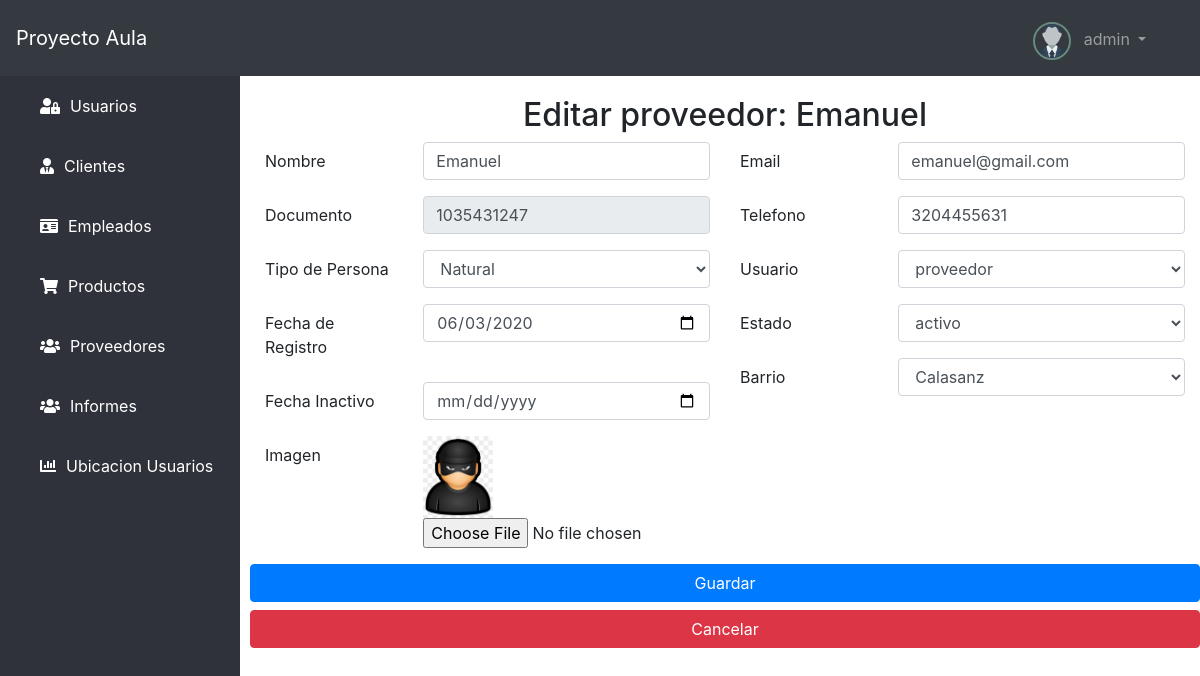
The page /provider/editForm&documento=1035431247 (signed in) on the database its author committed.
### tables this page shows
CREATE TABLE `proveedor` (
  `documento` varchar(50) NOT NULL,
  `nombre` varchar(45) NOT NULL,
  `tipo` varchar(45) DEFAULT NULL,
  `fecha_registro` date NOT NULL,
  `fecha_inactivo` date DEFAULT NULL,
  `imagen` varchar(100) DEFAULT NULL,
  `email` varchar(45) DEFAULT NULL,
  `telefono` varchar(45) DEFAULT NULL,
  `usuario` varchar(45) NOT NULL,
  `estado` varchar(40) NOT NULL,
  `barrio` varchar(100) DEFAULT NULL,
  `comuna` varchar(100) DEFAULT NULL
);

CREATE TABLE `usuario` (
  `nombre` varchar(45) NOT NULL,
  `contrasena` varchar(255) NOT NULL,
  `perfil` varchar(45) NOT NULL,
  `estado` varchar(40) NOT NULL
);

CREATE TABLE `barrios` (
  `id_barrio` int(11) NOT NULL,
  `nom_barrio` varchar(50) NOT NULL,
  `id_comuna` int(11) NOT NULL,
  `comuna` varchar(100) DEFAULT NULL
);

### config/ConfigBD.php (called while the page is built)
<?php
    class Database {
        static function connect(){
            $db = new mysqli('localhost', 'root', '', 'bdproyectoaula1');
            $db->query("SET NAMES 'utf8'");
            return $db;
        }
    }

### models/Provider.php (called while the page is built, shortened)
<?php
    Class Provider {
        var $documento;
        var $db;
        function  __construct(){
            $this->db = Database::connect();
        }
        function getDocumento(){
            return $this->documento;
        }
        function setDocumento($documento){
            $this->documento = $documento;
        }
        public function getOne(){
            $documento = $this->getDocumento();
            $sql = "SELECT * FROM PROVEEDOR WHERE documento = '".$documento."'";
            $provider = $this->db->query($sql);
            return $provider->fetch_object();
        }
    }
?>

### controllers/UserController.php (called while the page is built, shortened)
<?php
    require_once 'models/User.php';
    class UserController {
        public function showUsers(){
            $user = new User();
            $users = $user->getAll();
            return $users;
        }
    }
?>

### models/User.php (called while the page is built, shortened)
<?php
    class User {
        var $db;
        function __construct(){
            $this->db = Database::connect();
        }
        public function getAll(){
            $sql = "SELECT * FROM USUARIO WHERE estado = 'activo'";
            $users = $this->db->query($sql);
            return $users;
        }
    }
?>

### controllers/NeighborhoodController.php (called while the page is built, shortened)
<?php
require_once 'models/Neighborhood.php';
class NeighborhoodController {
    public function showNeighborhoods(){
        $neigborhood = new Neighborhood();
        $neighs = $neigborhood->getAll();
        return $neighs;
    }
}?>

### models/Neighborhood.php (called while the page is built, shortened)
<?php
class Neighborhood {
    var $db;
    function __construct(){
        $this->db = Database::connect();
    }
    public function getAll(){
        $sql = "SELECT * FROM barrios ORDER BY nom_barrio";
        $neigh = $this->db->query($sql);
        return $neigh;
    }
}

### views/provider/editProvider.php (the view, shortened to what this page needs)
<?php
$neighbordhood = new NeighborhoodController();
$neighs =$neighbordhood->showNeighborhoods();
$userCtrl = new UserController();
$users = $userCtrl->showUsers();
?>
<?php if(isset($prov) && is_object($prov)) : ?>
<h2 class="titulo-all">Editar proveedor: <?=$prov->nombre?> </h2>
<?php endif; ?>
<form action="<?=base_url?>provider/edit&documento=<?=$prov->documento?>" method="POST" enctype="multipart/form-data">
    <div class="container">
        <div class="row">
            <div class="col-md-6">
            <div class="form-group row mt-50">
        <label class="col-sm-4 col-form-label">Nombre</label>
        <div class="col-sm-8">
            <input type="text" class="form-control" name="txtNombre" value="<?=$prov->nombre?>" required>
        </div>
    </div>
    <div class="form-group row">
        <label class="col-sm-4 col-form-label">Documento</label>
        <div class="col-sm-8">
            <input type="text" class="form-control" name="txtDocumento" value="<?=$prov->documento?>" disabled>
        </div>
    </div>
    <div class="form-group row">
                <label class="col-sm-4 col-form-label">Tipo de Persona</label>
                <div class="col-sm-8">
                    <select class="form-control" id="exampleFormControlSelect1" name="txtTipo">
                        <option <?php echo $prov->tipo == 'Natural' ? 'selected="selected"': "" ?> value="Natural">Natural</option>
                    </select>
                </div>
            </div>
    <div class="form-group row">
        <label class="col-sm-4 col-form-label">Fecha de Registro</label>
        <div class="col-sm-8">
            <input type="date" class="form-control" name="fecha_registro" value="<?=$prov->fecha_registro?>" required>
        </div>
    </div>
    <div class="form-group row">
        <label class="col-sm-4 col-form-label">Fecha Inactivo</label>
        <div class="col-sm-8">
            <input type="date" class="form-control" name="fecha_inactivo" value="<?=$prov->fecha_inactivo?>" required>
        </div>
    </div>
    <div class="form-group row">
        <label class="col-sm-4 col-form-label">Imagen</label>
        <div class="col-sm-8">
            <img width="70px" src="<?=base_url?>assets/imgs/providers/<?=$prov->imagen?>" required>
            <br>
            <input type="file" name="imagen">
        </div>
    </div>
            </div>
            <div class="col-md-6">
            <div class="form-group row">
        <label class="col-sm-4 col-form-label">Email</label>
        <div class="col-sm-8">
            <input type="text" class="form-control" name="txtEmail" value="<?=$prov->email?>" required>
        </div>
    </div>
    <div class="form-group row">
        <label class="col-sm-4 col-form-label">Telefono</label>
        <div class="col-sm-8">
            <input type="text" class="form-control" name="txtTelefono" value="<?=$prov->telefono?>" required>
        </div>
    </div>
    <div class="form-group row">
        <label class="col-sm-4 col-form-label">Usuario</label>
        <div class="col-sm-8">
            <select class="form-control" id="exampleFormControlSelect1" name=txtUsuario>
                <?php while($us = $users->fetch_object()) : ?>
                    <option <?php if($prov->usuario == $us->nombre) echo 'selected="selected"';?>><?=$us->nombre?></option>
                <?php endwhile ?>
            </select>
        </div>
    </div>
    <div class="form-group row">
        <label class="col-sm-4 col-form-label">Estado</label>
        <div class="col-sm-8">
            <select class="form-control" id="exampleFormControlSelect1" name="txtEstado">
                    <option>activo</option>
            </select>
        </div>
    </div>
    <div class="form-group row">
        <label class="col-sm-4 col-form-label">Barrio</label>
        <div class="col-sm-8">
            <select class="form-control" id="exampleFormControlSelect1" name="barrio">
            <?php while($neig = $neighs->fetch_object()) : ?>
                <option <?php if($prov->barrio == $neig->nom_barrio) echo 'selected="selected"';?>><?=$neig->nom_barrio?></option>
            <?php endwhile ?>
            </select>
        </div>
    </div>
            </div>
        </div>
    </div>
    <input type="submit" name="boton" value="Guardar" class="btn btn-primary btn-block"/>
    <a href="<?=base_url?>" type="button" class="btn btn-danger btn-block">Cancelar</a>
</form>

### assets/css/menu.css (style rules this page uses)
body { margin: 0; padding: 0; font-family: "Roboto", sans-serif; }
.titulo-all { text-align: center; }

### rows shown on the page
proveedor: nombre "Emanuel", txtNombre "Emanuel", txtDocumento "1035431247", txtTipo "Natural", fecha_registro "06/03/2020", imagen (picture), txtEmail "emanuel@gmail.com", txtTelefono "3204455631", txtUsuario "proveedor", barrio "Calasanz"

### other values the page prints
$_SESSION['identity']->nombre "admin"
